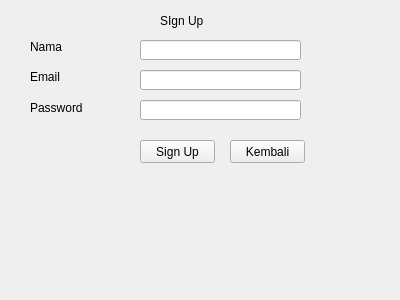
<?xml version="1.0" encoding="UTF-8"?>
<ui version="4.0">
 <class>Form</class>
 <widget class="QWidget" name="Form">
  <property name="geometry">
   <rect>
    <x>0</x>
    <y>0</y>
    <width>400</width>
    <height>300</height>
   </rect>
  </property>
  <property name="windowTitle">
   <string>Form</string>
  </property>
  <widget class="QLabel" name="label_3">
   <property name="geometry">
    <rect>
     <x>30</x>
     <y>70</y>
     <width>47</width>
     <height>13</height>
    </rect>
   </property>
   <property name="text">
    <string>Email</string>
   </property>
  </widget>
  <widget class="QLabel" name="label_5">
   <property name="geometry">
    <rect>
     <x>30</x>
     <y>100</y>
     <width>91</width>
     <height>16</height>
    </rect>
   </property>
   <property name="text">
    <string>Password</string>
   </property>
  </widget>
  <widget class="QLineEdit" name="passwrd">
   <property name="geometry">
    <rect>
     <x>140</x>
     <y>100</y>
     <width>161</width>
     <height>20</height>
    </rect>
   </property>
  </widget>
  <widget class="QPushButton" name="signupbutton">
   <property name="geometry">
    <rect>
     <x>140</x>
     <y>140</y>
     <width>75</width>
     <height>23</height>
    </rect>
   </property>
   <property name="text">
    <string>Sign Up</string>
   </property>
  </widget>
  <widget class="QLabel" name="label_6">
   <property name="geometry">
    <rect>
     <x>30</x>
     <y>40</y>
     <width>47</width>
     <height>13</height>
    </rect>
   </property>
   <property name="text">
    <string>Nama</string>
   </property>
  </widget>
  <widget class="QLineEdit" name="nama">
   <property name="geometry">
    <rect>
     <x>140</x>
     <y>40</y>
     <width>161</width>
     <height>20</height>
    </rect>
   </property>
  </widget>
  <widget class="QLineEdit" name="email">
   <property name="geometry">
    <rect>
     <x>140</x>
     <y>70</y>
     <width>161</width>
     <height>20</height>
    </rect>
   </property>
  </widget>
  <widget class="QPushButton" name="KKembali">
   <property name="geometry">
    <rect>
     <x>230</x>
     <y>140</y>
     <width>75</width>
     <height>23</height>
    </rect>
   </property>
   <property name="text">
    <string>Kembali</string>
   </property>
  </widget>
  <widget class="QLabel" name="label_7">
   <property name="geometry">
    <rect>
     <x>160</x>
     <y>10</y>
     <width>61</width>
     <height>21</height>
    </rect>
   </property>
   <property name="text">
    <string>SIgn Up</string>
   </property>
  </widget>
 </widget>
 <resources/>
 <connections/>
</ui>
